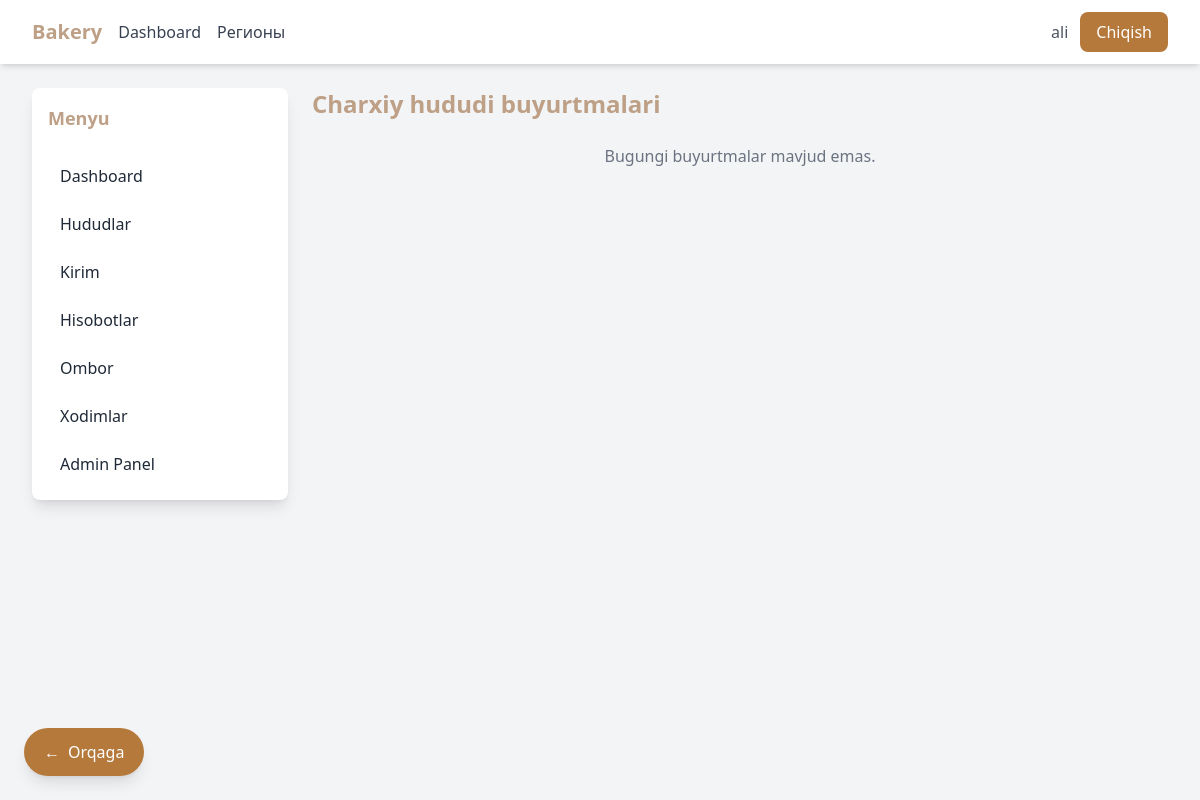
Page /districts/1/ (signed in) on the earlier database version.
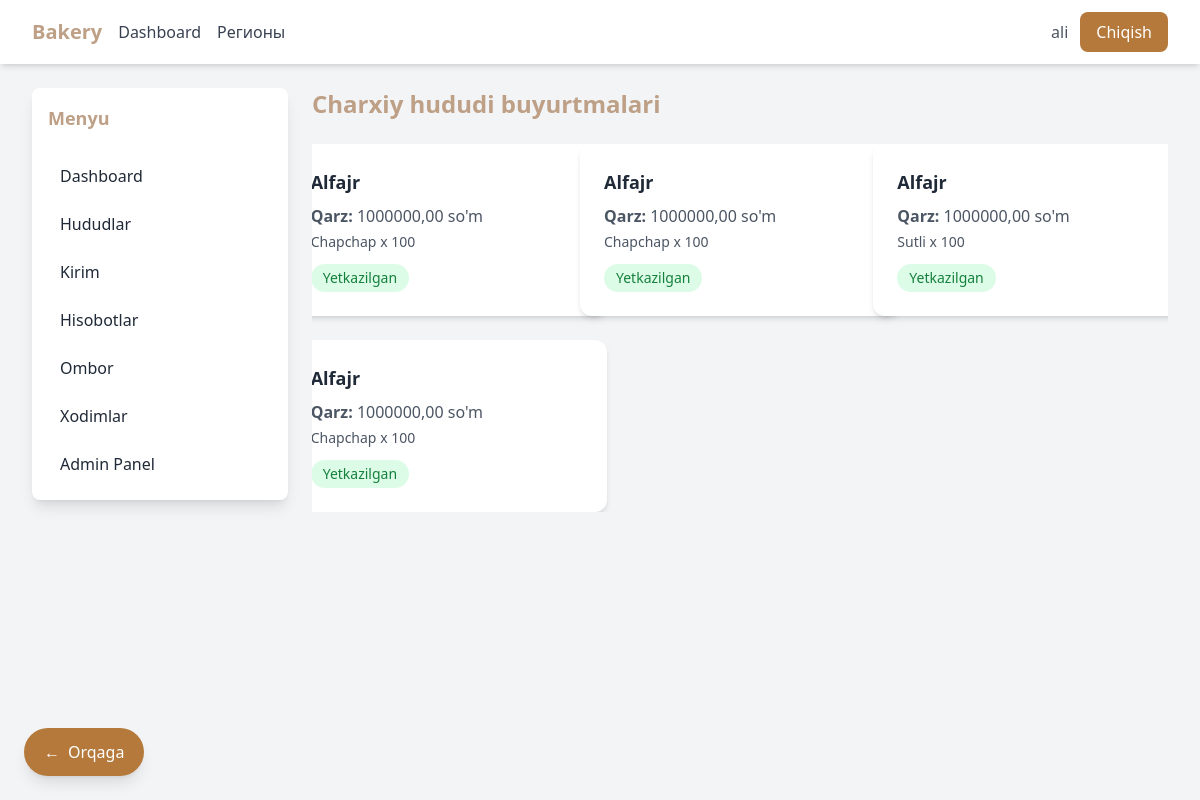
Same page on the later database version.
### orders/models.py (models this page shows, shortened)
class Order(models.Model):
    STATUS_CHOICES = [
        ("Pending", "Kutilmoqda"),
        ("Partially Delivered", "Qisman yetkazilgan"),
        ("Delivered", "Yetkazilgan"),
    ]
    shop = models.ForeignKey(Shop, on_delete=models.CASCADE, related_name="orders")
    created_at = models.DateTimeField(auto_now_add=True)
    order_date = models.DateField(default=timezone.now)
    status = models.CharField(max_length=30, choices=STATUS_CHOICES, default="Pending")
    received_amount = models.DecimalField(
        max_digits=12, decimal_places=2, default=Decimal("0.00"),
        verbose_name="Olingan summa"
    )

class OrderItem(models.Model):
    order = models.ForeignKey("Order", on_delete=models.CASCADE, related_name="items")
    product = models.ForeignKey("products.Product", on_delete=models.CASCADE)
    quantity = models.PositiveIntegerField()
    unit_price = models.DecimalField(max_digits=10, decimal_places=2, default=0)
    delivered_quantity = models.PositiveIntegerField(default=0)
    @property
    def total_price(self):
        if self.unit_price is None or self.quantity is None:
            return Decimal('0.00')
        return quantize_money(Decimal(str(self.unit_price)) * Decimal(str(self.quantity)))

### shops/models.py (models this page shows, shortened)
class Shop(models.Model):
    name = models.CharField(max_length=200)
    owner_name = models.CharField(max_length=150, blank=True, null=True)
    phone = models.CharField(max_length=20, blank=True, null=True)
    address = models.TextField(blank=True, null=True)
    region = models.ForeignKey(Region, on_delete=models.CASCADE, related_name="shops")
    loan_balance = models.DecimalField(
        max_digits=10, decimal_places=2, default=0,
        help_text="Shop’s outstanding debt (qarzdorlik)"
    )
    class Meta:
        verbose_name = "Do‘kon"
        verbose_name_plural = "Do‘konlar"

### products/models.py (models this page shows, shortened)
class Product(models.Model):
    name = models.CharField(max_length=150, unique=True)
    description = models.TextField(blank=True, null=True)
    is_active = models.BooleanField(default=True)
    created_at = models.DateTimeField(auto_now_add=True)
    updated_at = models.DateTimeField(auto_now=True)
    class Meta:
        verbose_name = "Mahsulot"
        verbose_name_plural = "Mahsulotlar"

### dashboard/views.py (the view)
# urls.py: path('districts/<int:district_id>/', views.district_detail_view, name='district_detail'),
@login_required
def district_detail_view(request, district_id):
    district = get_object_or_404(Region, id=district_id)
    today = timezone.now().date()
    orders = Order.objects.filter(
        shop__region=district, order_date=today
    ).order_by("shop__name")
    shop_loans = {}
    shops_in_orders = set(order.shop for order in orders)
    for shop in shops_in_orders:
        past_orders = shop.orders.exclude(id__in=[o.id for o in orders])
        planned_loan = sum(
            item.total_price for o in past_orders for item in o.items.all()
        )
        shop_loans[shop.id] = planned_loan
    return render(request, "dashboard/district_detail.html", {
        "district": district,
        "orders": orders,
        "shop_loans": shop_loans,
    })

### dashboard/templatetags/custom_filters.py (called while the page is built)
@register.filter
def dict_get(d, key):
    return d.get(key, 0)

### orders/models.py (called while the page is built)
def quantize_money(value):
    return Decimal(str(value)).quantize(Decimal('0.01'), rounding=ROUND_HALF_UP)

### dashboard/templates/dashboard/district_detail.html (shortened to what this page needs)
{% extends "base.html" %}
{% load custom_filters %}
{% block content %}
<h2 class="text-2xl font-bold text-primary mb-6">
    {{ district.name }} hududi buyurtmalari
</h2>
<div class="grid grid-cols-1 sm:grid-cols-2 lg:grid-cols-3 gap-6 justify-items-center">
    {% for order in orders %}
        <div class="bg-white shadow-md rounded-xl p-6 w-80 flex flex-col justify-between">
            <div>
                <h3 class="text-lg font-bold text-gray-800 mb-2">{{ order.shop.name }}</h3>
                <p class="text-gray-600 mb-1">
                    <span class="font-semibold">Qarz:</span>
                    {{ shop_loans|dict_get:order.shop.id|default:"0" }} so'm
                </p>
                <p class="text-gray-600 mb-3 text-sm">
                    {% for item in order.items.all %}
                        {{ item.product.name }} x {{ item.quantity }}{% if not forloop.last %}, {% endif %}
                    {% endfor %}
                </p>
                <span class="inline-block px-3 py-1 rounded-full text-sm font-medium
                    {% if order.get_status_display == 'Kutilmoqda' %}
                        bg-primary-light text-primary
                    {% elif order.get_status_display == 'Qisman yetkazilgan' %}
                        bg-secondary-light text-secondary
                    {% elif order.get_status_display == 'Yetkazilgan' %}
                        bg-green-100 text-green-700
                    {% else %}
                        bg-gray-100 text-gray-700
                    {% endif %}">
                    {{ order.get_status_display }}
                </span>
            </div>
        </div>
    {% empty %}
        <p class="text-gray-500 col-span-full text-center">
            Bugungi buyurtmalar mavjud emas.
        </p>
    {% endfor %}
</div>
{% endblock %}

Differences in the rows shown:
added Order: shop.name "Alfajr", shop "1000000,00", status "Yetkazilgan"
added OrderItem: product.name "Chapchap", quantity "100", shown under "Alfajr"
added Order: shop.name "Alfajr", shop "1000000,00", status "Yetkazilgan"
added OrderItem: product.name "Chapchap", quantity "100", shown under "Alfajr"
added Order: shop.name "Alfajr", shop "1000000,00", status "Yetkazilgan"
added OrderItem: product.name "Sutli", quantity "100", shown under "Alfajr"
added Order: shop.name "Alfajr", shop "1000000,00", status "Yetkazilgan"
added OrderItem: product.name "Chapchap", quantity "100", shown under "Alfajr"
Other differences:
text no longer shown: "Bugungi buyurtmalar mavjud emas."
